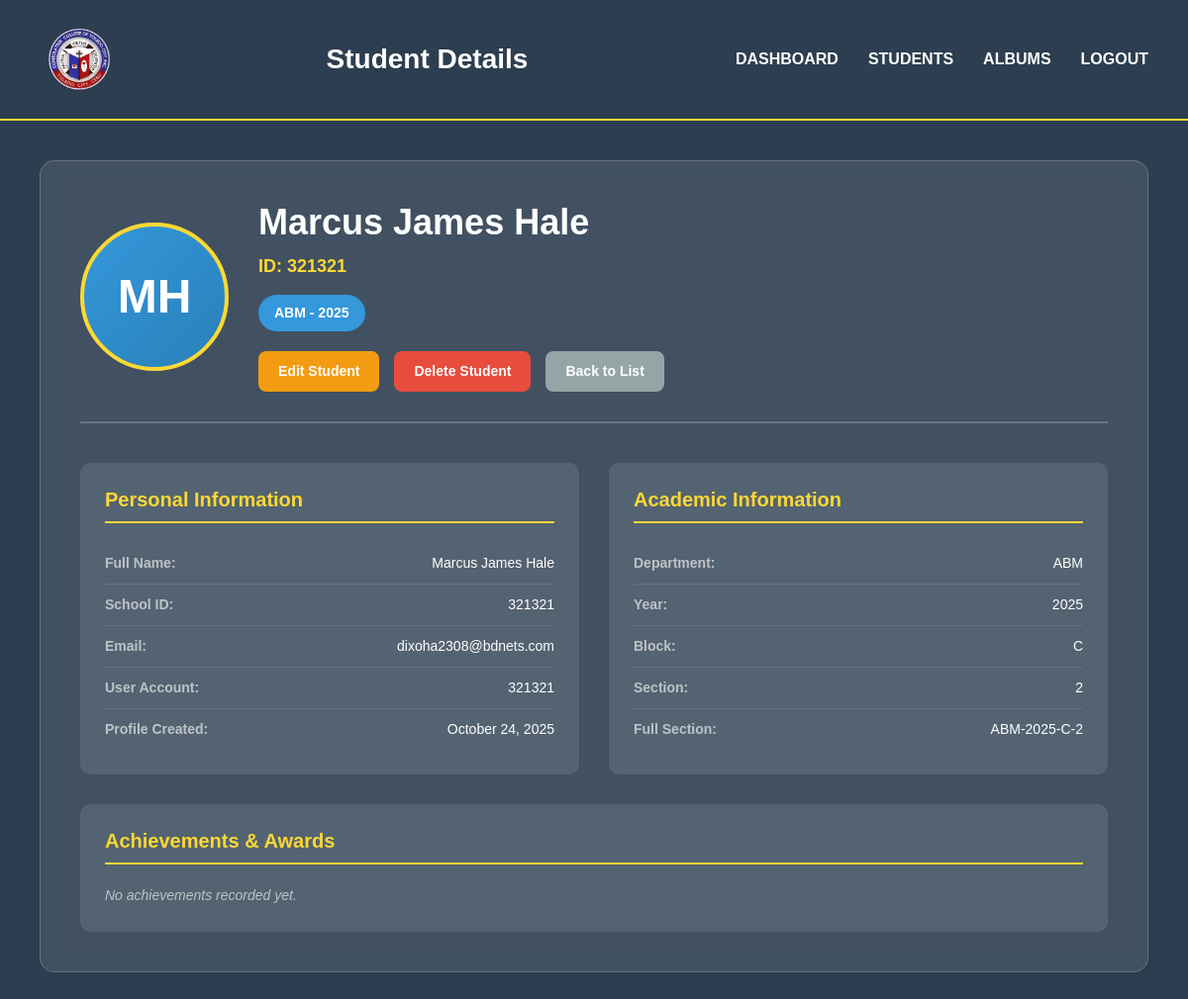
Page /panel/students/2/ (signed in) on the committed database.
### yearbook/models.py (models this page shows, shortened)
class Student(models.Model):
    DEPARTMENTS = [
        ('BSHM', 'BSHM'),
        ('STEM', 'STEM'),
        ('ABM', 'ABM'),
        ('BSIT', 'BSIT'),
        ('BSED', 'BSED'),
    ]
    YEARS = [
        ('2021', '2021'),
        ('2022', '2022'),
        ('2023', '2023'),
        ('2024', '2024'),
        ('2025', '2025'),
    ]
    user = models.OneToOneField(User, on_delete=models.CASCADE, null=True, blank=True)
    first_name = models.CharField(max_length=100)
    middle_name = models.CharField(max_length=100, blank=True)
    last_name = models.CharField(max_length=100)
    school_id = models.CharField(max_length=50, unique=True)
    email = models.EmailField()
    department = models.CharField(max_length=10, choices=DEPARTMENTS)
    year = models.CharField(max_length=4, choices=YEARS)
    block = models.CharField(max_length=10)
    section = models.CharField(max_length=50)
    profile_photo = models.ImageField(upload_to='profile_photos/', null=True, blank=True)
    achievements = models.TextField(blank=True)
    created_at = models.DateTimeField(default=timezone.now)
    @property
    def full_name(self):
        return f"{self.first_name} {self.middle_name} {self.last_name}".strip()

### yearbook/views.py (the view)
# urls.py: path('panel/students/<int:student_id>/', views.admin_student_detail, name='admin_student_detail'),
@login_required
@user_passes_test(is_admin)
def admin_student_detail(request, student_id):
    student = get_object_or_404(Student, id=student_id)
    context = {'student': student}
    return render(request, 'yearbook/admin_student_detail.html', context)

### yearbook/views.py (called while the page is built)
def is_admin(user):
    return user.is_authenticated and user.is_staff

### yearbook/template/yearbook/admin_student_detail.html (shortened to what this page needs)
{% load static %}
<!DOCTYPE html>
<html lang="en">
<head>
  <link href="https://cdn.jsdelivr.net/npm/bootstrap@5.3.3/dist/css/bootstrap.min.css" rel="stylesheet">
</head>
<body>
  <header class="header">
    <img src="{% static 'images/Logo.png' %}" alt="College Logo" class="logo">
    <h1 class="header-title">Student Details</h1>
    <nav class="nav-links">
      <a href="{% url 'admin_dashboard' %}" class="nav-link">DASHBOARD</a>
      <a href="{% url 'admin_student_list' %}" class="nav-link">STUDENTS</a>
      <a href="{% url 'admin_album_list' %}" class="nav-link">ALBUMS</a>
      <a href="{% url 'logout' %}" class="nav-link">LOGOUT</a>
    </nav>
  </header>
  <div class="main-content">
    <div class="detail-container">
      <div class="student-header">
        {% if student.profile_photo %}
          <img src="{{ student.profile_photo.url }}" alt="{{ student.full_name }}" class="student-photo-large">
        {% else %}
          <div class="student-photo-large" style="background: linear-gradient(135deg, #3498DB, #2980B9); display: flex; align-items: center; justify-content: center; color: white; font-weight: bold; font-size: 48px;">
            {{ student.first_name.0 }}{{ student.last_name.0 }}
          </div>
        {% endif %}
        <div class="student-basic-info">
          <h1>{{ student.full_name }}</h1>
          <div class="student-id">ID: {{ student.school_id }}</div>
          <div class="department-badge">{{ student.department }} - {{ student.year }}</div>
          <div class="action-buttons">
            <a href="{% url 'admin_student_edit' student.id %}" class="btn btn-warning">Edit Student</a>
            <a href="{% url 'admin_student_delete' student.id %}" class="btn btn-danger">Delete Student</a>
            <a href="{% url 'admin_student_list' %}" class="btn btn-secondary">Back to List</a>
          </div>
        </div>
      </div>
      <div class="info-grid">
        <div class="info-card">
          <h3>Personal Information</h3>
          <div class="info-item">
            <span class="info-label">Full Name:</span>
            <span class="info-value">{{ student.full_name }}</span>
          </div>
          <div class="info-item">
            <span class="info-label">School ID:</span>
            <span class="info-value">{{ student.school_id }}</span>
          </div>
          <div class="info-item">
            <span class="info-label">Email:</span>
            <span class="info-value">{{ student.email }}</span>
          </div>
          <div class="info-item">
            <span class="info-label">User Account:</span>
            <span class="info-value">{{ student.user.username|default:"No Account" }}</span>
          </div>
          <div class="info-item">
            <span class="info-label">Profile Created:</span>
            <span class="info-value">{{ student.created_at|date:"F d, Y" }}</span>
          </div>
        </div>
        <div class="info-card">
          <h3>Academic Information</h3>
          <div class="info-item">
            <span class="info-label">Department:</span>
            <span class="info-value">{{ student.department }}</span>
          </div>
          <div class="info-item">
            <span class="info-label">Year:</span>
            <span class="info-value">{{ student.year }}</span>
          </div>
          <div class="info-item">
            <span class="info-label">Block:</span>
            <span class="info-value">{{ student.block }}</span>
          </div>
          <div class="info-item">
            <span class="info-label">Section:</span>
            <span class="info-value">{{ student.section }}</span>
          </div>
          <div class="info-item">
            <span class="info-label">Full Section:</span>
            <span class="info-value">{{ student.department }}-{{ student.year }}-{{ student.block }}-{{ student.section }}</span>
          </div>
        </div>
      </div>
      <div class="achievements-section">
        <h3>Achievements & Awards</h3>
        <div class="achievements-content">
          {% if student.achievements %}
            {{ student.achievements|linebreaks }}
          {% else %}
            <div class="no-achievements">No achievements recorded yet.</div>
          {% endif %}
        </div>
      </div>
    </div>
  </div>
</body>
</html>

### yearbook/template/yearbook/admin_student_detail.html (style rules this page uses)
body { margin: 0; padding: 0; font-family: Arial, sans-serif; background: #2C3E50; min-height: 100vh; }
.header { background: #2C3E50; padding: 20px 40px; display: flex; align-items: center; justify-content: space-between; border-bottom: 2px solid #FDD835; }
.logo { width: 80px; height: 80px; }
.header-title { color: white; font-size: 28px; font-weight: bold; margin: 0; }
.nav-links { display: flex; gap: 30px; }
.nav-link { color: white; text-decoration: none; font-weight: bold; font-size: 16px; transition: color 0.3s ease; }
.main-content { padding: 40px; max-width: 1200px; margin: 0 auto; }
.detail-container { background: rgba(255, 255, 255, 0.1); border-radius: 15px; padding: 40px; backdrop-filter: blur(10px); border: 1px solid rgba(255, 255, 255, 0.2); }
.student-header { display: flex; align-items: center; gap: 30px; margin-bottom: 40px; padding-bottom: 30px; border-bottom: 2px solid rgba(255, 255, 255, 0.2); }
.student-photo-large { width: 150px; height: 150px; border-radius: 50%; object-fit: cover; border: 4px solid #FDD835; }
.student-basic-info h1 { color: white; font-size: 36px; font-weight: bold; margin: 0 0 10px 0; }
.student-basic-info .student-id { color: #FDD835; font-size: 18px; font-weight: bold; margin-bottom: 15px; }
.department-badge { background: #3498DB; color: white; padding: 8px 16px; border-radius: 20px; font-size: 14px; font-weight: bold; display: inline-block; margin-bottom: 20px; }
.action-buttons { display: flex; gap: 15px; flex-wrap: wrap; }
.btn { padding: 10px 20px; border: none; border-radius: 8px; font-weight: bold; font-size: 14px; cursor: pointer; transition: all 0.3s ease; text-decoration: none; display: inline-block; text-align: center; }
.btn-warning { background: #F39C12; color: white; }
.btn-danger { background: #E74C3C; color: white; }
.btn-secondary { background: #95A5A6; color: white; }
.info-grid { display: grid; grid-template-columns: repeat(auto-fit, minmax(300px, 1fr)); gap: 30px; margin-bottom: 30px; }
.info-card { background: rgba(255, 255, 255, 0.1); border-radius: 10px; padding: 25px; }
.info-card h3 { color: #FDD835; font-size: 20px; font-weight: bold; margin-bottom: 20px; border-bottom: 2px solid #FDD835; padding-bottom: 10px; }
.info-item { display: flex; justify-content: space-between; align-items: center; padding: 10px 0; border-bottom: 1px solid rgba(255, 255, 255, 0.1); }
.info-item:last-child { border-bottom: none; }
.info-label { color: #BDC3C7; font-weight: bold; font-size: 14px; }
.info-value { color: white; font-size: 14px; }
.achievements-section { background: rgba(255, 255, 255, 0.1); border-radius: 10px; padding: 25px; }
.achievements-section h3 { color: #FDD835; font-size: 20px; font-weight: bold; margin-bottom: 20px; border-bottom: 2px solid #FDD835; padding-bottom: 10px; }
.achievements-content { color: white; line-height: 1.6; font-size: 14px; }
.no-achievements { color: #BDC3C7; font-style: italic; }

### rows in the picture
Student: first_name.0 "M", last_name.0 "H", full_name "Marcus James Hale", school_id "321321", department "ABM", year "2025", email "dixoha2308@bdnets.com", user.username "321321", created_at "October 24, 2025", block "C", section "2"
